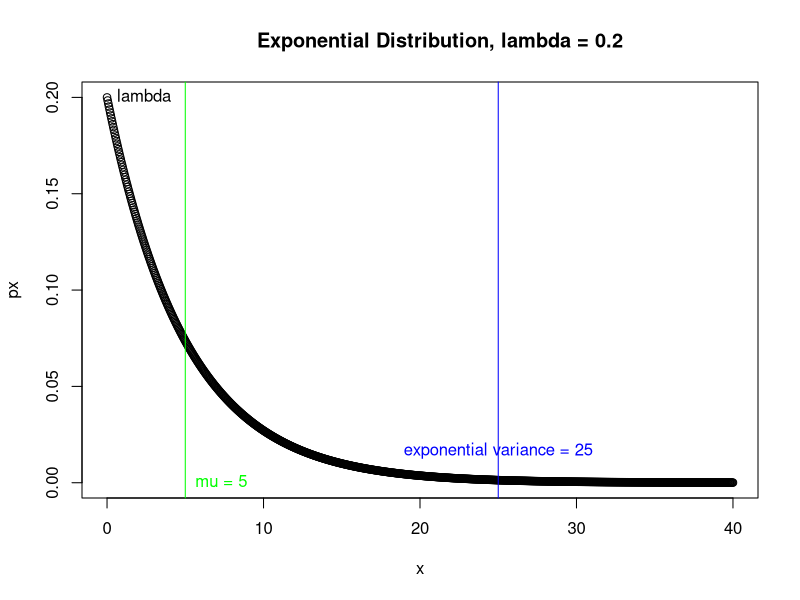
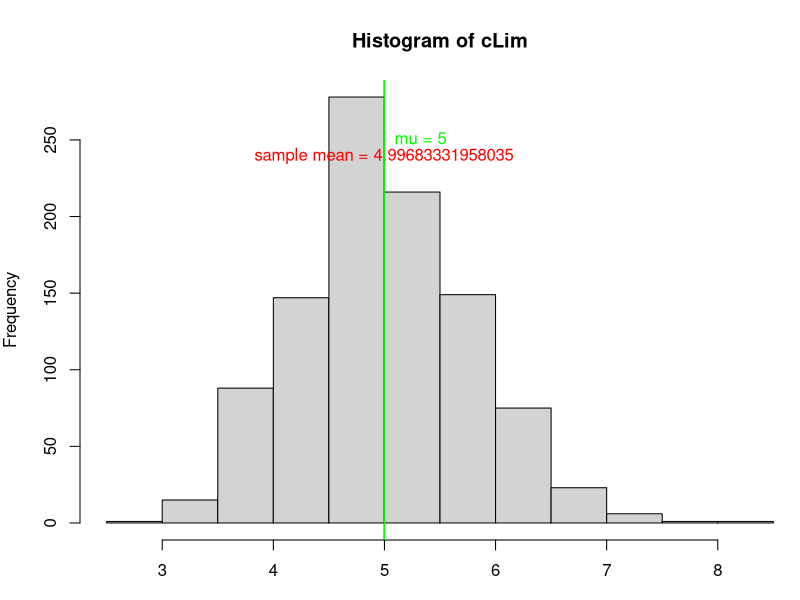
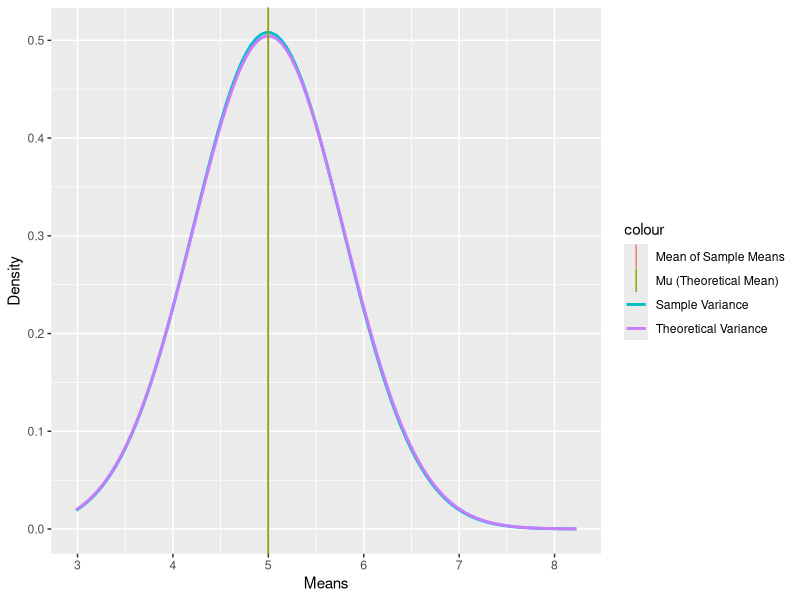

Recreate these plots in R, in order.
## ---- chunk 1
knitr::opts_chunk$set(echo = TRUE)
## ---- chunk 2
if(!require(ggplot2, quietly = TRUE)) install.packages("ggplot2")
library(ggplot2)
## ---- chunk 3
lambda = 0.2
x <- seq(0, 40, length.out = 1000)
px <- dexp(x, rate = lambda)
dat <- data.frame(x = x, px)
## ---- chunk 4
mu <- 1 / lambda
mu
## ---- chunk 5
sigma <- 1 / lambda

xpDistrVar <- 1 / lambda^2
xpDistrVar
## ---- chunk 6
with(dat, plot(x, px))
par(mar = c(3, 4, 4, 0))
title(main = "Exponential Distribution, lambda = 0.2")
text(0, lambda, labels = "lambda", pos = 4)
abline(v = mu, col = "green")
muLabel <- paste("mu =", mu)
text(mu, 0, labels = muLabel, pos = 4, col = "green")
abline(v = xpDistrVar, col = "blue")
xpDistVarLabel <- paste("exponential variance =", xpDistrVar)
text(xpDistrVar, 0.025, labels = xpDistVarLabel, pos = 1, 
     col = "blue")

## ---- chunk 7
set.seed(77)
n <- 40
simulations <- 1000
cLim <- replicate(simulations, mean(rexp(n, lambda)))
## ---- chunk 8
sampleMean <- mean(cLim)
sampleMean
## ---- chunk 9
theoreticalVarn <- sigma^2 / n
theoreticalVarn
varnSample <- var(cLim)
varnSample
## ---- chunk 10
hist(cLim)
abline(v = sampleMean, col = "red")
mnClimLabel <- paste("sample mean =", sampleMean)
text(sampleMean, 250, labels = mnClimLabel, pos = 1,
     col = "red")
abline(v = mu, col = "green")
text(mu, 250, labels = muLabel, pos = 4, col = "green")

## ---- chunk 11
g <- ggplot(as.data.frame(cLim), aes(cLim)) +
        xlab("Means") +
        ylab("Density")
g <- g + stat_function(fun = dnorm,
                       args = list(mean = sampleMean, 
                                   sd = sqrt(varnSample)),
                       aes(color = "Sample Variance"), 
                       size = 1) +
        stat_function(fun = dnorm,
                      args = list(mean = mu, 
                                  sd = sqrt(theoreticalVarn)),
                      aes(color = "Theoretical Variance"), 
                       size = 1)
g <- g + geom_vline(aes(xintercept = sampleMean, color = 
                                "Mean of Sample Means")) +
        geom_vline(aes(xintercept = mu, color = 
                               "Mu (Theoretical Mean)"))
g

